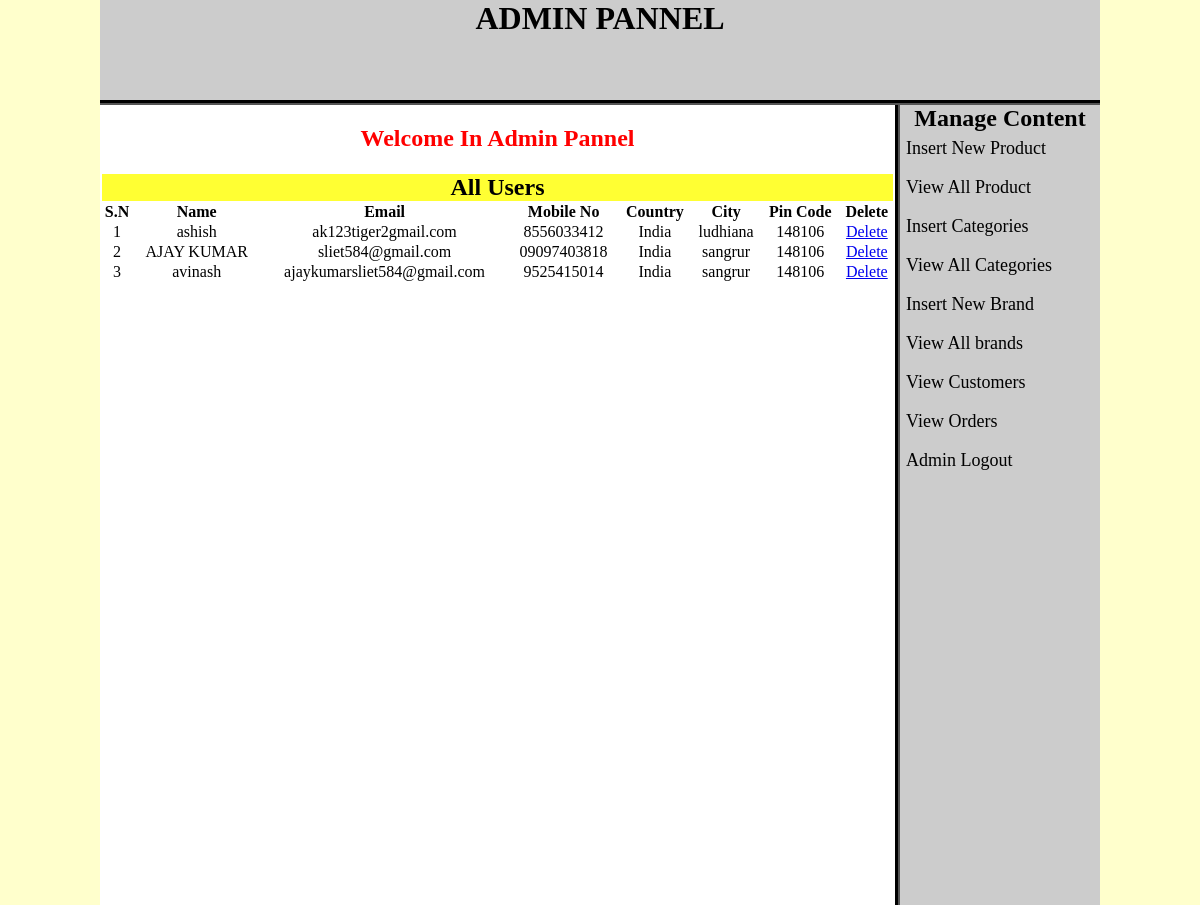
Page /admin_area/index.php?view_customers (signed in) on the committed database.
### tables this page shows
CREATE TABLE `customers` (
  `customer_id` int(10) NOT NULL,
  `customer_name` varchar(100) NOT NULL,
  `customer_email` varchar(100) NOT NULL,
  `customer_pass` varchar(100) NOT NULL,
  `customer_country` text NOT NULL,
  `customer_city` text NOT NULL,
  `customer_contact` varchar(100) NOT NULL,
  `customer_address` varchar(1000) NOT NULL,
  `customer_pin` int(50) NOT NULL,
  `customer_ip` int(100) NOT NULL
);

### admin_area/view_customers.php (the view, shortened to what this page needs)
<!DOCTYPE html PUBLIC "-//W3C//DTD XHTML 1.0 Transitional//EN" "http://www.w3.org/TR/xhtml1/DTD/xhtml1-transitional.dtd">
<html xmlns="http://www.w3.org/1999/xhtml">
<head>
</head>
<body>
 <table width="795" align="center" bgcolor="#FFFFFF">
     <tr align="center" bgcolor="#FFFF33">
        <td colspan="8"><h2>All Users</h2></td>
     </tr>
     <tr align="center">
        <th>S.N</th>
        <th>Name</th>
        <th>Email</th>
        <th>Mobile No</th>
        <th>Country</th>
        <th>City</th>
        <th>Pin Code</th>
        <th>Delete</th>
     </tr>
     <?php
	   include("includes/db.php");
	     $get_c = "select * from customers";
		 $run_c = mysqli_query($con, $get_c);
		 $i=0;
		 while($row_c=mysqli_fetch_array($run_c)){
			$c_id = $row_c['customer_id'];
			$c_name = $row_c['customer_name'];
			$c_email = $row_c['customer_email'];
			$c_contact = $row_c['customer_contact'];
			$c_country = $row_c['customer_country'];
			$c_city = $row_c['customer_city'];
			$c_pin = $row_c['customer_pin'];
			$i++;
	 ?>
     <tr align="center">
       <td><?php echo $i; ?></td>
       <td><?php echo $c_name; ?></td>
       <td><?php echo $c_email; ?></td>
       <td><?php echo $c_contact; ?></td>
       <td><?php echo $c_country; ?></td>
       <td><?php echo $c_city; ?></td>
       <td><?php echo $c_pin; ?></td>
       <td><a href="delete_c.php?delete_c=<?php echo $c_id; ?>">Delete</a></td>
     </tr>
     <?php  } ?>
 </table>
</body>
</html>

### admin_area/styles/style.css (style rules this page uses)
html, body, div, span, applet, object, iframe, h1, h2, h3, h4, h5, h6, p, blockquote, pre, a, abbr, acronym, address, big, cite, code, del, dfn, em, img, ins, kbd, q, s, samp, small, strike, strong, sub, sup, tt, var, b, u, i, center, dl, dt, dd, ol, ul, li, fieldset, form, label, legend, table, caption, tbody, tfoot, thead, tr, th, td, article, aside, canvas, details, embed, figure, figcaption, footer, header, hgroup, menu, nav, output, ruby, section, summary, time, mark, audio, video { margin: 0; padding: 0; border: 0; vertical-align: baseline; }
body { background-color:#FFC; }

### rows in the picture
customers: customer_name "ashish", customer_email "ak123tiger2gmail.com", customer_contact "8556033412", customer_country "India", customer_city "ludhiana", customer_pin "148106"
customers: customer_name "AJAY KUMAR", customer_email "sliet584@gmail.com", customer_contact "09097403818", customer_country "India", customer_city "sangrur", customer_pin "148106"
customers: customer_name "avinash", customer_email "ajaykumarsliet584@gmail.com", customer_contact "9525415014", customer_country "India", customer_city "sangrur", customer_pin "148106"
